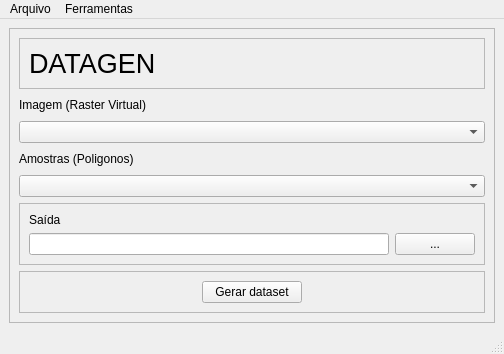
<?xml version="1.0" encoding="UTF-8"?>
<ui version="4.0">
 <class>MainWindow</class>
 <widget class="QMainWindow" name="MainWindow">
  <property name="geometry">
   <rect>
    <x>0</x>
    <y>0</y>
    <width>504</width>
    <height>354</height>
   </rect>
  </property>
  <property name="windowTitle">
   <string>AIINF GC OBJECT DETECTION</string>
  </property>
  <widget class="QWidget" name="centralwidget">
   <layout class="QGridLayout" name="gridLayout_4">
    <item row="1" column="0">
     <widget class="QFrame" name="frame_3">
      <property name="frameShape">
       <enum>QFrame::StyledPanel</enum>
      </property>
      <property name="frameShadow">
       <enum>QFrame::Raised</enum>
      </property>
      <layout class="QVBoxLayout" name="verticalLayout_2">
       <item>
        <widget class="QFrame" name="frame">
         <property name="maximumSize">
          <size>
           <width>16777215</width>
           <height>60</height>
          </size>
         </property>
         <property name="frameShape">
          <enum>QFrame::StyledPanel</enum>
         </property>
         <property name="frameShadow">
          <enum>QFrame::Raised</enum>
         </property>
         <layout class="QVBoxLayout" name="verticalLayout">
          <item>
           <widget class="QLabel" name="label">
            <property name="font">
             <font>
              <pointsize>20</pointsize>
             </font>
            </property>
            <property name="text">
             <string>DATAGEN</string>
            </property>
           </widget>
          </item>
         </layout>
        </widget>
       </item>
       <item>
        <widget class="QLabel" name="label_2">
         <property name="maximumSize">
          <size>
           <width>16777215</width>
           <height>20</height>
          </size>
         </property>
         <property name="text">
          <string>Imagem (Raster Virtual) </string>
         </property>
        </widget>
       </item>
       <item>
        <widget class="QgsMapLayerComboBox" name="map_combo_rvt"/>
       </item>
       <item>
        <widget class="QLabel" name="label_3">
         <property name="maximumSize">
          <size>
           <width>16777215</width>
           <height>20</height>
          </size>
         </property>
         <property name="text">
          <string>Amostras (Poligonos)</string>
         </property>
        </widget>
       </item>
       <item>
        <widget class="QgsMapLayerComboBox" name="map_combo_amostras"/>
       </item>
       <item>
        <widget class="QFrame" name="frame_4">
         <property name="frameShape">
          <enum>QFrame::StyledPanel</enum>
         </property>
         <property name="frameShadow">
          <enum>QFrame::Raised</enum>
         </property>
         <layout class="QGridLayout" name="gridLayout">
          <item row="1" column="0">
           <widget class="QLineEdit" name="line_saida"/>
          </item>
          <item row="0" column="0">
           <widget class="QLabel" name="label_4">
            <property name="maximumSize">
             <size>
              <width>16777215</width>
              <height>30</height>
             </size>
            </property>
            <property name="text">
             <string>Saída</string>
            </property>
           </widget>
          </item>
          <item row="1" column="1">
           <widget class="QPushButton" name="pb_saida">
            <property name="text">
             <string>...</string>
            </property>
           </widget>
          </item>
         </layout>
        </widget>
       </item>
       <item>
        <widget class="QFrame" name="frame_2">
         <property name="frameShape">
          <enum>QFrame::StyledPanel</enum>
         </property>
         <property name="frameShadow">
          <enum>QFrame::Raised</enum>
         </property>
         <layout class="QHBoxLayout" name="horizontalLayout">
          <item>
           <widget class="QPushButton" name="pb_gerar">
            <property name="maximumSize">
             <size>
              <width>100</width>
              <height>16777215</height>
             </size>
            </property>
            <property name="text">
             <string>Gerar dataset</string>
            </property>
           </widget>
          </item>
         </layout>
        </widget>
       </item>
      </layout>
     </widget>
    </item>
   </layout>
  </widget>
  <widget class="QMenuBar" name="menubar">
   <property name="geometry">
    <rect>
     <x>0</x>
     <y>0</y>
     <width>504</width>
     <height>21</height>
    </rect>
   </property>
   <widget class="QMenu" name="menuArquivo">
    <property name="title">
     <string>Arquivo</string>
    </property>
   </widget>
   <widget class="QMenu" name="menuFerramenta">
    <property name="title">
     <string>Ferramentas</string>
    </property>
   </widget>
   <addaction name="menuArquivo"/>
   <addaction name="menuFerramenta"/>
  </widget>
  <widget class="QStatusBar" name="statusbar"/>
 </widget>
 <customwidgets>
  <customwidget>
   <class>QgsMapLayerComboBox</class>
   <extends>QComboBox</extends>
   <header>qgsmaplayercombobox.h</header>
  </customwidget>
 </customwidgets>
 <resources/>
 <connections/>
</ui>
